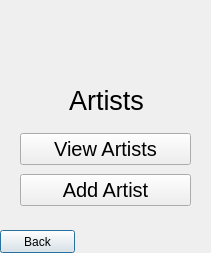
<?xml version="1.0" encoding="UTF-8"?>
<ui version="4.0">
 <class>People_Artists_Menu</class>
 <widget class="QDialog" name="People_Artists_Menu">
  <property name="geometry">
   <rect>
    <x>0</x>
    <y>0</y>
    <width>211</width>
    <height>253</height>
   </rect>
  </property>
  <property name="windowTitle">
   <string>Artists Menu</string>
  </property>
  <widget class="QPushButton" name="Artists_BackButton">
   <property name="geometry">
    <rect>
     <x>0</x>
     <y>230</y>
     <width>75</width>
     <height>23</height>
    </rect>
   </property>
   <property name="text">
    <string>Back</string>
   </property>
  </widget>
  <widget class="QLabel" name="StaffMenu_Logo">
   <property name="geometry">
    <rect>
     <x>71</x>
     <y>10</y>
     <width>71</width>
     <height>71</height>
    </rect>
   </property>
   <property name="text">
    <string/>
   </property>
  </widget>
  <widget class="QLabel" name="Staff_MenuText">
   <property name="geometry">
    <rect>
     <x>1</x>
     <y>80</y>
     <width>211</width>
     <height>41</height>
    </rect>
   </property>
   <property name="font">
    <font>
     <pointsize>20</pointsize>
    </font>
   </property>
   <property name="text">
    <string>Artists</string>
   </property>
   <property name="alignment">
    <set>Qt::AlignCenter</set>
   </property>
  </widget>
  <widget class="QWidget" name="verticalLayoutWidget">
   <property name="geometry">
    <rect>
     <x>20</x>
     <y>130</y>
     <width>171</width>
     <height>80</height>
    </rect>
   </property>
   <layout class="QVBoxLayout" name="verticalLayout">
    <item>
     <widget class="QPushButton" name="Artists_ViewButton">
      <property name="font">
       <font>
        <pointsize>15</pointsize>
       </font>
      </property>
      <property name="text">
       <string>View Artists</string>
      </property>
     </widget>
    </item>
    <item>
     <widget class="QPushButton" name="Artists_AddButton">
      <property name="font">
       <font>
        <pointsize>15</pointsize>
       </font>
      </property>
      <property name="text">
       <string>Add Artist</string>
      </property>
     </widget>
    </item>
   </layout>
  </widget>
 </widget>
 <resources/>
 <connections>
  <connection>
   <sender>Artists_BackButton</sender>
   <signal>clicked()</signal>
   <receiver>People_Artists_Menu</receiver>
   <slot>BackButton()</slot>
   <hints>
    <hint type="sourcelabel">
     <x>41</x>
     <y>247</y>
    </hint>
    <hint type="destinationlabel">
     <x>61</x>
     <y>252</y>
    </hint>
   </hints>
  </connection>
  <connection>
   <sender>Artists_AddButton</sender>
   <signal>clicked()</signal>
   <receiver>People_Artists_Menu</receiver>
   <slot>AddArtistButton()</slot>
   <hints>
    <hint type="sourcelabel">
     <x>163</x>
     <y>177</y>
    </hint>
    <hint type="destinationlabel">
     <x>158</x>
     <y>336</y>
    </hint>
   </hints>
  </connection>
  <connection>
   <sender>Artists_ViewButton</sender>
   <signal>clicked()</signal>
   <receiver>People_Artists_Menu</receiver>
   <slot>ViewArtistsButton()</slot>
   <hints>
    <hint type="sourcelabel">
     <x>94</x>
     <y>145</y>
    </hint>
    <hint type="destinationlabel">
     <x>117</x>
     <y>349</y>
    </hint>
   </hints>
  </connection>
 </connections>
 <slots>
  <slot>BackButton()</slot>
  <slot>AddArtistButton()</slot>
  <slot>ViewArtistsButton()</slot>
 </slots>
</ui>
